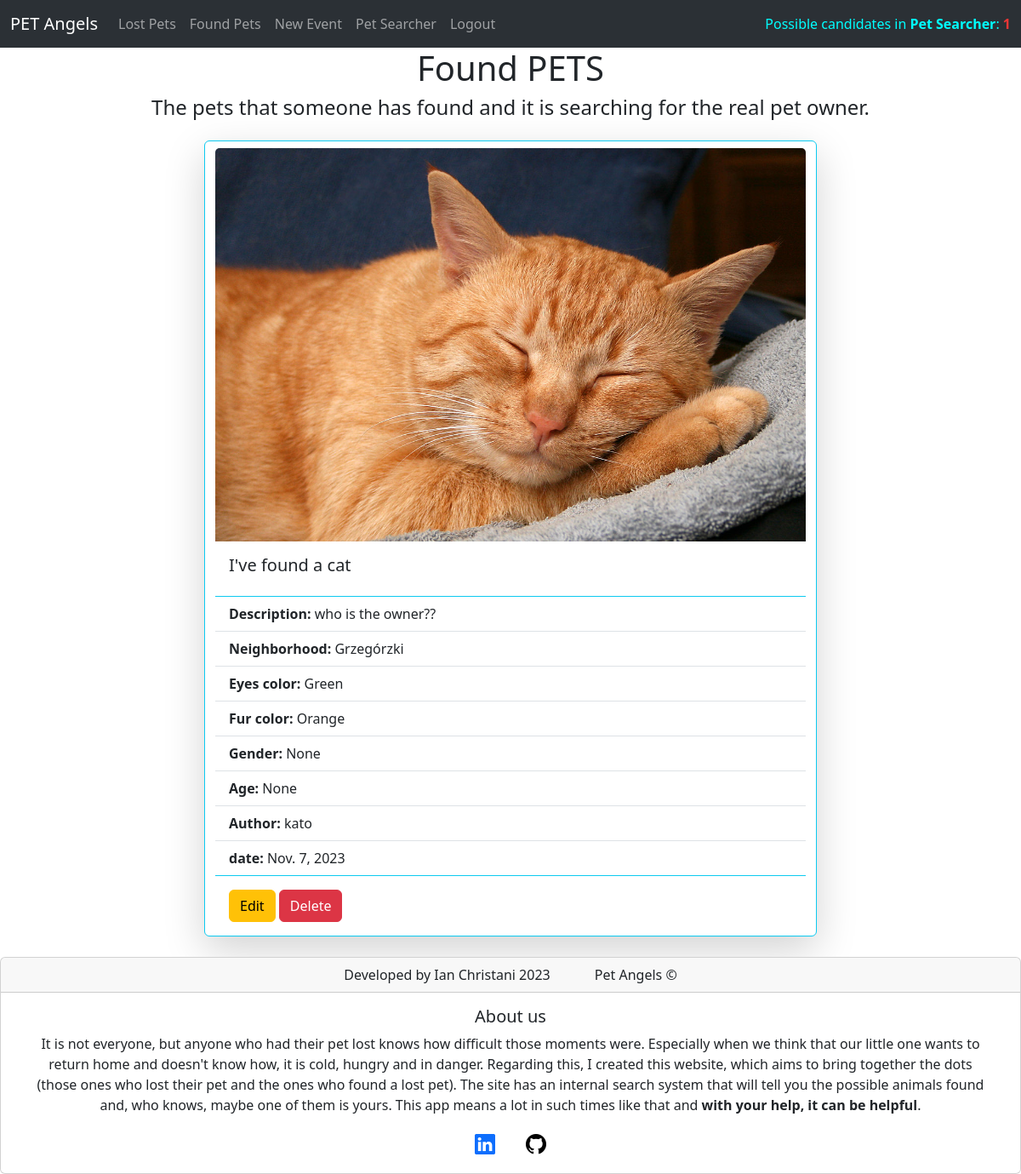
Screenshot of /pets/found/ (signed in) with the database file from the repository.
### crud/models.py (models this page shows, shortened)
class EventModel(models.Model):
    author = models.ForeignKey(User, on_delete=models.CASCADE)
    title = models.CharField(max_length = 50, blank = False, null = False)
    event = models.TextField(max_length = 250, blank = False, null = False)
    petType = (
        ("cat", "cat"),
        ("dog", "dog"),
        ("other", "other")
    )
    type = models.CharField(max_length = 5, blank = False, null = False, choices = petType)
    petsCharacteristics_eyes = (
        ("Yellow/Golden", "Yellow/Golden"),
        ("Green", "Green"),
        ("Blue", "Blue"),
        ("Copper/amber", "Copper/Amber"),
        ("Odd-Eyed", "Odd-Eyed (2 different colors each)"),
        ("Mixed Colors", "Mixed Colors")
    )
    eyesColor = models.CharField(max_length = 35, choices = petsCharacteristics_eyes, blank = True, null = True)
    petsCharacteristics_fur = (
        ("Black", "Black"),
        ("White", "White"),
        ("Orange", "Orange"),
        ("Grey", "Grey"),
        ("2 different colors", "2 different colors"),
        ("3 different colors", "3 different colors")
    )
    furColor = models.CharField(max_length = 18, choices = petsCharacteristics_fur, help_text="(The dominant one.)")
    petsCharacteristics_gender = (
        ("Male", "Male"),
        ("Female", "Female")
    )
    gender = models.CharField(max_length = 6, choices = petsCharacteristics_gender, blank = True, null = True)
    petsCharacteristics_age = (
        ("baby (until 1 year old)", "baby (until 1 year old)"),
        ("adult (until 10 years old)", "adult (until 10 years old)"),
        ("senior (from 10 years old)", "senior (from 10 years old)")
    )
    age = models.CharField(max_length = 26, choices = petsCharacteristics_age, blank = True, null = True)
    locationOptions = (
            ("Bieńczyce", "Bieńczyce"),
            ("Bieżanów-Prokocim", "Bieżanów-Prokocim"),
            ("Bronowice", "Bronowice"),
            ("Czyżyny", "Czyżyny"),
            ("Dębniki", "Dębniki"),
            ("Grzegórzki", "Grzegórzki"),
            ("Krowodrza", "Krowodrza"),
            ("Łagiewniki–Borek Fałęcki", "Łagiewniki–Borek Fałęcki"),
            ("Mistrzejowice", "Mistrzejowice"),
            ("Nowa Huta", "Nowa Huta"),
            ("Podgórze", "Podgórze",),
            ("Podgórze Duchackie", "Podgórze Duchackie"),
            ("Prądnik Biały", "Prądnik Biały"),
            ("Prądnik Czerwony", "Prądnik Czerwony"),
            ("Stare Miasto", "Stare Miasto"),
            ("Swoszowice", "Swoszowice"),
            ("Wzgórza Krzesławickie", "Wzgórza Krzesławickie"),
            ("Zwierzyniec", "Zwierzyniec")
        )
    neighborhood = models.CharField(max_length = 25, choices = locationOptions, help_text="(The last time the pet was seen.)")
    contact = models.EmailField(blank = True, default = "youremail@example.com", help_text="(This info will be displayed only in the Pet Searcher, if the system finds potential candidates.)")
    pic  = models.ImageField(null = True, blank=True, upload_to = "media/")
    date = models.DateField(auto_now = True)
    lost = models.BooleanField(help_text = "(Mark this field if YOUR pet is LOST. If you found a pet DO NOT mark it.)")
    found = models.BooleanField(default = False, help_text="(Mark this field if your pet was FOUND)")

### crud/views.py (the view)
# urls.py: path('found/', views.foundList, name = 'foundList'),
def foundList(request):
    events = EventModel.objects.all().order_by("-date")
    candidates = eventSearcher(request.user)
    amountResults = len(candidates)
    return render(request, "foundlist.html", {"eventsToTemplate": events, "username": request.user, "amountOfCandidates": amountResults})

### crud/searcher/searcher.py (called while the page is built, shortened)
def eventSearcher(user) -> list:
    events = EventModel.objects.all()
    foundEvents = events.exclude(author = user)
    lostEvents = events.filter(author = user)
    auxlist = []
    for lostPet in lostEvents:
        for foundPet in foundEvents:
            if lostPet.lost == False and foundPet.found == False:
                try:
                    if foundPet.neighborhood == lostPet.neighborhood and foundPet.date <= lostPet.date and foundPet.type == lostPet.type:
                        auxlist.append(foundPet)
                except:
                    print("no result was found")
                return auxlist

### crud/templates/foundlist.html
{% extends "general_users_template.html" %}
{% block lostList %}
<div class="row justify-content-center">
    <div class="col">
        <div class="container text-center">
            <h1>Found PETS</h1>
            <h4>The pets that someone has found and it is searching for the real pet owner. </h4>
        </div>
        <div class="row justify-content-center mt-4 mb-4">
            {% for event in eventsToTemplate %}
                {% if event.lost == False %}
                    <div class="card border-info shadow-lg" style="width: 45rem;">
                        <a href="{% url 'crud:specificEvent' event.id %}"><img src="{{ event.pic.url }}" class="card-img-top mt-2" alt="Pet's image"></a>
                        <div class="card-body">
                            <h5 class="card-title">{{ event.title }}</h5>
                        </div>
                        <ul class="list-group list-group-flush">
                            <li class="list-group-item"><strong>Description:</strong> {{ event.event }}</li>
                            <li class="list-group-item"><strong>Neighborhood:</strong> {{ event.neighborhood }}</li>
                            <li class="list-group-item"><strong>Eyes color:</strong> {{ event.eyesColor }}</li>
                            <li class="list-group-item"><strong>Fur color:</strong> {{ event.furColor }}</li>
                            <li class="list-group-item"><strong>Gender:</strong> {{ event.gender }}</li>
                            <li class="list-group-item"><strong>Age:</strong> {{ event.age }}</li>
                            <li class="list-group-item"><strong>Author:</strong> {{ event.author }}</li>
                            <li class="list-group-item"><strong>date:</strong> {{ event.date }}</li>
                        </ul>
                        {% if event.author == username %}
                            <div class="card-body">
                                <a href="{% url 'crud:updateEvent' event.id %}" class="card-link"><button class="btn btn-warning" type="button">Edit</button></a>
                                <a href="{% url 'crud:deleteEvent' event.id %}" class="link-danger"><button class="btn btn-danger" type="button">Delete</button></a>
                            </div>
                        {% endif %}
                    </div>
                    <br>
                {% endif %}
            {% endfor %}
        </div>
    </div>
</div>
{% endblock%}

### rows the page displays
EventModel: pic (picture), title "I've found a cat", event "who is the owner??", neighborhood "Grzegórzki", eyesColor "Green", furColor "Orange", gender "None", age "None", author "kato", date "Nov. 7, 2023", shows "Edit"

### other values shown
{{ amountOfCandidates }} "1"
